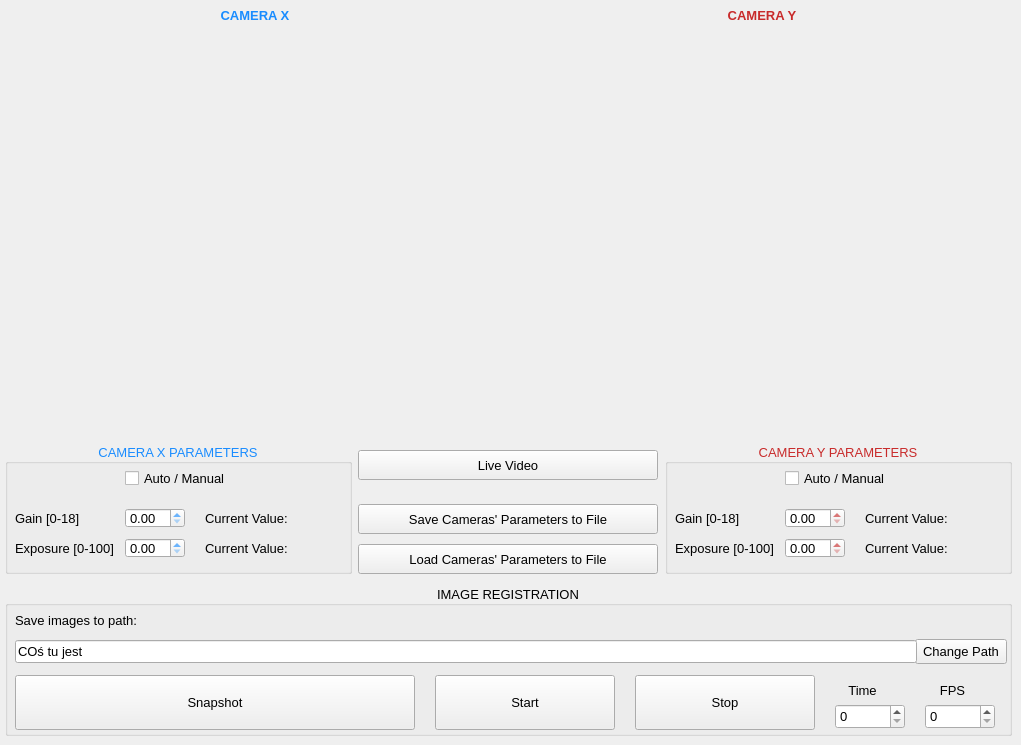
    <widget class="QWidget" name="registration_tab">
     <property name="enabled">
      <bool>true</bool>
     </property>
     <property name="font">
      <font>
       <family>MS Shell Dlg 2</family>
       <pointsize>10</pointsize>
      </font>
     </property>
     <attribute name="title">
      <string>Registration</string>
     </attribute>
     <widget class="QLabel" name="camera_view_X2">
      <property name="geometry">
       <rect>
        <x>5</x>
        <y>35</y>
        <width>500</width>
        <height>400</height>
       </rect>
      </property>
      <property name="text">
       <string/>
      </property>
      <property name="pixmap">
       <pixmap>../../OneDrive - Politechnika Warszawska/MATLAB/LSBSE_Soft/wallpaper.jpg</pixmap>
      </property>
      <property name="scaledContents">
       <bool>true</bool>
      </property>
      <property name="alignment">
       <set>Qt::AlignCenter</set>
      </property>
     </widget>
     <widget class="QLabel" name="camera_view_X2_label">
      <property name="geometry">
       <rect>
        <x>5</x>
        <y>0</y>
        <width>500</width>
        <height>30</height>
       </rect>
      </property>
      <property name="palette">
       <palette>
        <active>
         <colorrole role="WindowText">
          <brush brushstyle="SolidPattern">
           <color alpha="255">
            <red>25</red>
            <green>140</green>
            <blue>255</blue>
           </color>
          </brush>
         </colorrole>
        </active>
        <inactive>
         <colorrole role="WindowText">
          <brush brushstyle="SolidPattern">
           <color alpha="255">
            <red>25</red>
            <green>140</green>
            <blue>255</blue>
           </color>
          </brush>
         </colorrole>
        </inactive>
        <disabled>
         <colorrole role="WindowText">
          <brush brushstyle="SolidPattern">
           <color alpha="255">
            <red>120</red>
            <green>120</green>
            <blue>120</blue>
           </color>
          </brush>
         </colorrole>
        </disabled>
       </palette>
      </property>
      <property name="font">
       <font>
        <family>MS Sans Serif</family>
        <pointsize>10</pointsize>
        <weight>75</weight>
        <bold>true</bold>
       </font>
      </property>
      <property name="text">
       <string>CAMERA X</string>
      </property>
      <property name="alignment">
       <set>Qt::AlignCenter</set>
      </property>
     </widget>
     <widget class="QLabel" name="camera_view_Y2">
      <property name="geometry">
       <rect>
        <x>512</x>
        <y>35</y>
        <width>500</width>
        <height>400</height>
       </rect>
      </property>
      <property name="text">
       <string/>
      </property>
      <property name="pixmap">
       <pixmap>../../OneDrive - Politechnika Warszawska/MATLAB/LSBSE_Soft/wallpaper.jpg</pixmap>
      </property>
      <property name="scaledContents">
       <bool>true</bool>
      </property>
      <property name="alignment">
       <set>Qt::AlignCenter</set>
      </property>
     </widget>
     <widget class="QLabel" name="camera_view_Y2_label">
      <property name="geometry">
       <rect>
        <x>512</x>
        <y>0</y>
        <width>500</width>
        <height>30</height>
       </rect>
      </property>
      <property name="palette">
       <palette>
        <active>
         <colorrole role="WindowText">
          <brush brushstyle="SolidPattern">
           <color alpha="255">
            <red>200</red>
            <green>43</green>
            <blue>43</blue>
           </color>
          </brush>
         </colorrole>
        </active>
        <inactive>
         <colorrole role="WindowText">
          <brush brushstyle="SolidPattern">
           <color alpha="255">
            <red>200</red>
            <green>43</green>
            <blue>43</blue>
           </color>
          </brush>
         </colorrole>
        </inactive>
        <disabled>
         <colorrole role="WindowText">
          <brush brushstyle="SolidPattern">
           <color alpha="255">
            <red>120</red>
            <green>120</green>
            <blue>120</blue>
           </color>
          </brush>
         </colorrole>
        </disabled>
       </palette>
      </property>
      <property name="font">
       <font>
        <family>MS Sans Serif</family>
        <pointsize>10</pointsize>
        <weight>75</weight>
        <bold>true</bold>
       </font>
      </property>
      <property name="text">
       <string>CAMERA Y</string>
      </property>
      <property name="alignment">
       <set>Qt::AlignCenter</set>
      </property>
     </widget>
     <widget class="QPushButton" name="camera_connect_button">
      <property name="geometry">
       <rect>
        <x>358</x>
        <y>450</y>
        <width>300</width>
        <height>30</height>
       </rect>
      </property>
      <property name="text">
       <string>Live Video</string>
      </property>
     </widget>
     <widget class="QGroupBox" name="camera_params_X_groupbox">
      <property name="geometry">
       <rect>
        <x>5</x>
        <y>443</y>
        <width>347</width>
        <height>131</height>
       </rect>
      </property>
      <property name="palette">
       <palette>
        <active>
         <colorrole role="WindowText">
          <brush brushstyle="SolidPattern">
           <color alpha="255">
            <red>25</red>
            <green>140</green>
            <blue>255</blue>
           </color>
          </brush>
         </colorrole>
        </active>
        <inactive>
         <colorrole role="WindowText">
          <brush brushstyle="SolidPattern">
           <color alpha="255">
            <red>25</red>
            <green>140</green>
            <blue>255</blue>
           </color>
          </brush>
         </colorrole>
        </inactive>
        <disabled>
         <colorrole role="WindowText">
          <brush brushstyle="SolidPattern">
           <color alpha="255">
            <red>120</red>
            <green>120</green>
            <blue>120</blue>
           </color>
          </brush>
         </colorrole>
        </disabled>
       </palette>
      </property>
      <property name="title">
       <string>CAMERA X PARAMETERS</string>
      </property>
      <property name="alignment">
       <set>Qt::AlignCenter</set>
      </property>
      <widget class="QCheckBox" name="camera_params_mode_X">
       <property name="geometry">
        <rect>
         <x>120</x>
         <y>25</y>
         <width>110</width>
         <height>20</height>
        </rect>
       </property>
       <property name="palette">
        <palette>
         <active>
          <colorrole role="WindowText">
           <brush brushstyle="SolidPattern">
            <color alpha="255">
             <red>0</red>
             <green>0</green>
             <blue>0</blue>
            </color>
           </brush>
          </colorrole>
         </active>
         <inactive>
          <colorrole role="WindowText">
           <brush brushstyle="SolidPattern">
            <color alpha="255">
             <red>0</red>
             <green>0</green>
             <blue>0</blue>
            </color>
           </brush>
          </colorrole>
         </inactive>
         <disabled>
          <colorrole role="WindowText">
           <brush brushstyle="SolidPattern">
            <color alpha="255">
             <red>120</red>
             <green>120</green>
             <blue>120</blue>
            </color>
           </brush>
          </colorrole>
         </disabled>
        </palette>
       </property>
       <property name="text">
        <string>Auto / Manual</string>
       </property>
      </widget>
      <widget class="QLabel" name="camera_X_gain_label">
       <property name="geometry">
        <rect>
         <x>10</x>
         <y>65</y>
         <width>70</width>
         <height>20</height>
        </rect>
       </property>
       <property name="palette">
        <palette>
         <active>
          <colorrole role="WindowText">
           <brush brushstyle="SolidPattern">
            <color alpha="255">
             <red>0</red>
             <green>0</green>
             <blue>0</blue>
            </color>
           </brush>
          </colorrole>
         </active>
         <inactive>
          <colorrole role="WindowText">
           <brush brushstyle="SolidPattern">
            <color alpha="255">
             <red>0</red>
             <green>0</green>
             <blue>0</blue>
            </color>
           </brush>
          </colorrole>
         </inactive>
         <disabled>
          <colorrole role="WindowText">
           <brush brushstyle="SolidPattern">
            <color alpha="255">
             <red>120</red>
             <green>120</green>
             <blue>120</blue>
            </color>
           </brush>
          </colorrole>
         </disabled>
        </palette>
       </property>
       <property name="text">
        <string>Gain [0-18]</string>
       </property>
      </widget>
      <widget class="QLabel" name="camera_X_exposure_label">
       <property name="geometry">
        <rect>
         <x>10</x>
         <y>95</y>
         <width>100</width>
         <height>20</height>
        </rect>
       </property>
       <property name="palette">
        <palette>
         <active>
          <colorrole role="WindowText">
           <brush brushstyle="SolidPattern">
            <color alpha="255">
             <red>0</red>
             <green>0</green>
             <blue>0</blue>
            </color>
           </brush>
          </colorrole>
         </active>
         <inactive>
          <colorrole role="WindowText">
           <brush brushstyle="SolidPattern">
            <color alpha="255">
             <red>0</red>
             <green>0</green>
             <blue>0</blue>
            </color>
           </brush>
          </colorrole>
         </inactive>
         <disabled>
          <colorrole role="WindowText">
           <brush brushstyle="SolidPattern">
            <color alpha="255">
             <red>120</red>
             <green>120</green>
             <blue>120</blue>
            </color>
           </brush>
          </colorrole>
         </disabled>
        </palette>
       </property>
       <property name="text">
        <string>Exposure [0-100]</string>
       </property>
      </widget>
      <widget class="QDoubleSpinBox" name="camera_X_gain_spinbox">
       <property name="geometry">
        <rect>
         <x>120</x>
         <y>65</y>
         <width>60</width>
         <height>20</height>
        </rect>
       </property>
      </widget>
      <widget class="QDoubleSpinBox" name="camera_X_exposure_spinbox">
       <property name="geometry">
        <rect>
         <x>120</x>
         <y>95</y>
         <width>60</width>
         <height>20</height>
        </rect>
       </property>
      </widget>
      <widget class="QLabel" name="camera_X_cvalue_gain_label">
       <property name="geometry">
        <rect>
         <x>200</x>
         <y>65</y>
         <width>85</width>
         <height>20</height>
        </rect>
       </property>
       <property name="palette">
        <palette>
         <active>
          <colorrole role="WindowText">
           <brush brushstyle="SolidPattern">
            <color alpha="255">
             <red>0</red>
             <green>0</green>
             <blue>0</blue>
            </color>
           </brush>
          </colorrole>
         </active>
         <inactive>
          <colorrole role="WindowText">
           <brush brushstyle="SolidPattern">
            <color alpha="255">
             <red>0</red>
             <green>0</green>
             <blue>0</blue>
            </color>
           </brush>
          </colorrole>
         </inactive>
         <disabled>
          <colorrole role="WindowText">
           <brush brushstyle="SolidPattern">
            <color alpha="255">
             <red>120</red>
             <green>120</green>
             <blue>120</blue>
            </color>
           </brush>
          </colorrole>
         </disabled>
        </palette>
       </property>
       <property name="text">
        <string>Current Value:</string>
       </property>
      </widget>
      <widget class="QLabel" name="camera_X_cvalue_exposure_label">
       <property name="geometry">
        <rect>
         <x>200</x>
         <y>95</y>
         <width>85</width>
         <height>20</height>
        </rect>
       </property>
       <property name="palette">
        <palette>
         <active>
          <colorrole role="WindowText">
           <brush brushstyle="SolidPattern">
            <color alpha="255">
             <red>0</red>
             <green>0</green>
             <blue>0</blue>
            </color>
           </brush>
          </colorrole>
         </active>
         <inactive>
          <colorrole role="WindowText">
           <brush brushstyle="SolidPattern">
            <color alpha="255">
             <red>0</red>
             <green>0</green>
             <blue>0</blue>
            </color>
           </brush>
          </colorrole>
         </inactive>
         <disabled>
          <colorrole role="WindowText">
           <brush brushstyle="SolidPattern">
            <color alpha="255">
             <red>120</red>
             <green>120</green>
             <blue>120</blue>
            </color>
           </brush>
          </colorrole>
         </disabled>
        </palette>
       </property>
       <property name="text">
        <string>Current Value:</string>
       </property>
      </widget>
     </widget>
     <widget class="QGroupBox" name="camera_params_Y_groupbox">
      <property name="geometry">
       <rect>
        <x>665</x>
        <y>443</y>
        <width>347</width>
        <height>131</height>
       </rect>
      </property>
      <property name="palette">
       <palette>
        <active>
         <colorrole role="WindowText">
          <brush brushstyle="SolidPattern">
           <color alpha="255">
            <red>200</red>
            <green>43</green>
            <blue>43</blue>
           </color>
          </brush>
         </colorrole>
        </active>
        <inactive>
         <colorrole role="WindowText">
          <brush brushstyle="SolidPattern">
           <color alpha="255">
            <red>200</red>
            <green>43</green>
            <blue>43</blue>
           </color>
          </brush>
         </colorrole>
        </inactive>
        <disabled>
         <colorrole role="WindowText">
          <brush brushstyle="SolidPattern">
           <color alpha="255">
            <red>120</red>
            <green>120</green>
            <blue>120</blue>
           </color>
          </brush>
         </colorrole>
        </disabled>
       </palette>
      </property>
      <property name="title">
       <string>CAMERA Y PARAMETERS</string>
      </property>
      <property name="alignment">
       <set>Qt::AlignCenter</set>
      </property>
      <widget class="QCheckBox" name="camera_params_mode_Y">
       <property name="geometry">
        <rect>
         <x>120</x>
         <y>25</y>
         <width>110</width>
         <height>20</height>
        </rect>
       </property>
       <property name="palette">
        <palette>
         <active>
          <colorrole role="WindowText">
           <brush brushstyle="SolidPattern">
            <color alpha="255">
             <red>0</red>
             <green>0</green>
             <blue>0</blue>
            </color>
           </brush>
          </colorrole>
         </active>
         <inactive>
          <colorrole role="WindowText">
           <brush brushstyle="SolidPattern">
            <color alpha="255">
             <red>0</red>
             <green>0</green>
             <blue>0</blue>
            </color>
           </brush>
          </colorrole>
         </inactive>
         <disabled>
          <colorrole role="WindowText">
           <brush brushstyle="SolidPattern">
            <color alpha="255">
             <red>120</red>
             <green>120</green>
             <blue>120</blue>
            </color>
           </brush>
          </colorrole>
         </disabled>
        </palette>
       </property>
       <property name="text">
        <string>Auto / Manual</string>
       </property>
      </widget>
      <widget class="QLabel" name="camera_Y_gain_label">
       <property name="geometry">
        <rect>
         <x>10</x>
         <y>65</y>
         <width>70</width>
         <height>20</height>
        </rect>
       </property>
       <property name="palette">
        <palette>
         <active>
          <colorrole role="WindowText">
           <brush brushstyle="SolidPattern">
            <color alpha="255">
             <red>0</red>
             <green>0</green>
             <blue>0</blue>
            </color>
           </brush>
          </colorrole>
         </active>
         <inactive>
          <colorrole role="WindowText">
           <brush brushstyle="SolidPattern">
            <color alpha="255">
             <red>0</red>
             <green>0</green>
             <blue>0</blue>
            </color>
           </brush>
          </colorrole>
         </inactive>
         <disabled>
          <colorrole role="WindowText">
           <brush brushstyle="SolidPattern">
            <color alpha="255">
             <red>120</red>
             <green>120</green>
             <blue>120</blue>
            </color>
           </brush>
          </colorrole>
         </disabled>
        </palette>
       </property>
       <property name="text">
        <string>Gain [0-18]</string>
       </property>
      </widget>
      <widget class="QLabel" name="camera_Y_exposure_label">
       <property name="geometry">
        <rect>
         <x>10</x>
         <y>95</y>
         <width>100</width>
         <height>20</height>
        </rect>
       </property>
       <property name="palette">
        <palette>
         <active>
          <colorrole role="WindowText">
           <brush brushstyle="SolidPattern">
            <color alpha="255">
             <red>0</red>
             <green>0</green>
             <blue>0</blue>
            </color>
           </brush>
          </colorrole>
         </active>
         <inactive>
          <colorrole role="WindowText">
           <brush brushstyle="SolidPattern">
            <color alpha="255">
             <red>0</red>
             <green>0</green>
             <blue>0</blue>
            </color>
           </brush>
          </colorrole>
         </inactive>
         <disabled>
          <colorrole role="WindowText">
           <brush brushstyle="SolidPattern">
            <color alpha="255">
             <red>120</red>
             <green>120</green>
             <blue>120</blue>
            </color>
           </brush>
          </colorrole>
         </disabled>
        </palette>
       </property>
       <property name="text">
        <string>Exposure [0-100]</string>
       </property>
      </widget>
      <widget class="QDoubleSpinBox" name="camera_Y_gain_spinbox">
       <property name="geometry">
        <rect>
         <x>120</x>
         <y>65</y>
         <width>60</width>
         <height>20</height>
        </rect>
       </property>
      </widget>
      <widget class="QDoubleSpinBox" name="camera_Y_exposure_spinbox">
       <property name="geometry">
        <rect>
         <x>120</x>
         <y>95</y>
         <width>60</width>
         <height>20</height>
        </rect>
       </property>
      </widget>
      <widget class="QLabel" name="camera_Y_cvalue_gain_label">
       <property name="geometry">
        <rect>
         <x>200</x>
         <y>65</y>
         <width>140</width>
         <height>20</height>
        </rect>
       </property>
       <property name="palette">
        <palette>
         <active>
          <colorrole role="WindowText">
           <brush brushstyle="SolidPattern">
            <color alpha="255">
             <red>0</red>
             <green>0</green>
             <blue>0</blue>
            </color>
           </brush>
          </colorrole>
         </active>
         <inactive>
          <colorrole role="WindowText">
           <brush brushstyle="SolidPattern">
            <color alpha="255">
             <red>0</red>
             <green>0</green>
             <blue>0</blue>
            </color>
           </brush>
          </colorrole>
         </inactive>
         <disabled>
          <colorrole role="WindowText">
           <brush brushstyle="SolidPattern">
            <color alpha="255">
             <red>120</red>
             <green>120</green>
             <blue>120</blue>
            </color>
           </brush>
          </colorrole>
         </disabled>
        </palette>
       </property>
       <property name="text">
        <string>Current Value:</string>
       </property>
      </widget>
      <widget class="QLabel" name="camera_Y_cvalue_exposure_label">
       <property name="geometry">
        <rect>
         <x>200</x>
         <y>95</y>
         <width>140</width>
         <height>20</height>
        </rect>
       </property>
       <property name="palette">
        <palette>
         <active>
          <colorrole role="WindowText">
           <brush brushstyle="SolidPattern">
            <color alpha="255">
             <red>0</red>
             <green>0</green>
             <blue>0</blue>
            </color>
           </brush>
          </colorrole>
         </active>
         <inactive>
          <colorrole role="WindowText">
           <brush brushstyle="SolidPattern">
            <color alpha="255">
             <red>0</red>
             <green>0</green>
             <blue>0</blue>
            </color>
           </brush>
          </colorrole>
         </inactive>
         <disabled>
          <colorrole role="WindowText">
           <brush brushstyle="SolidPattern">
            <color alpha="255">
             <red>120</red>
             <green>120</green>
             <blue>120</blue>
            </color>
           </brush>
          </colorrole>
         </disabled>
        </palette>
       </property>
       <property name="text">
        <string>Current Value:</string>
       </property>
      </widget>
     </widget>
     <widget class="QPushButton" name="camera_parameters_save_button">
      <property name="geometry">
       <rect>
        <x>358</x>
        <y>504</y>
        <width>300</width>
        <height>30</height>
       </rect>
      </property>
      <property name="text">
       <string>Save Cameras' Parameters to File</string>
      </property>
     </widget>
     <widget class="QPushButton" name="camera_parameters_load_button">
      <property name="geometry">
       <rect>
        <x>358</x>
        <y>544</y>
        <width>300</width>
        <height>30</height>
       </rect>
      </property>
      <property name="text">
       <string>Load Cameras' Parameters to File</string>
      </property>
     </widget>
     <widget class="QGroupBox" name="image_registration_box">
      <property name="geometry">
       <rect>
        <x>5</x>
        <y>585</y>
        <width>1007</width>
        <height>151</height>
       </rect>
      </property>
      <property name="title">
       <string>IMAGE REGISTRATION</string>
      </property>
      <property name="alignment">
       <set>Qt::AlignCenter</set>
      </property>
      <widget class="QLabel" name="image_path_label">
       <property name="geometry">
        <rect>
         <x>10</x>
         <y>25</y>
         <width>130</width>
         <height>20</height>
        </rect>
       </property>
       <property name="text">
        <string>Save images to path:</string>
       </property>
      </widget>
      <widget class="QPushButton" name="image_change_path_button">
       <property name="geometry">
        <rect>
         <x>910</x>
         <y>54</y>
         <width>92</width>
         <height>25</height>
        </rect>
       </property>
       <property name="text">
        <string>Change Path</string>
       </property>
      </widget>
      <widget class="QPushButton" name="image_snapshot_button">
       <property name="geometry">
        <rect>
         <x>10</x>
         <y>90</y>
         <width>400</width>
         <height>55</height>
        </rect>
       </property>
       <property name="text">
        <string>Snapshot</string>
       </property>
      </widget>
      <widget class="QPushButton" name="image_start_button">
       <property name="geometry">
        <rect>
         <x>430</x>
         <y>90</y>
         <width>180</width>
         <height>55</height>
        </rect>
       </property>
       <property name="text">
        <string>Start</string>
       </property>
      </widget>
      <widget class="QPushButton" name="image_stop_button">
       <property name="geometry">
        <rect>
         <x>630</x>
         <y>90</y>
         <width>180</width>
         <height>55</height>
        </rect>
       </property>
       <property name="text">
        <string>Stop</string>
       </property>
      </widget>
      <widget class="QSpinBox" name="image_time_button">
       <property name="geometry">
        <rect>
         <x>830</x>
         <y>119</y>
         <width>70</width>
         <height>25</height>
        </rect>
       </property>
      </widget>
      <widget class="QSpinBox" name="image_fps_button">
       <property name="geometry">
        <rect>
         <x>920</x>
         <y>119</y>
         <width>70</width>
         <height>25</height>
        </rect>
       </property>
      </widget>
      <widget class="QLabel" name="image_time_label">
       <property name="geometry">
        <rect>
         <x>830</x>
         <y>95</y>
         <width>55</width>
         <height>20</height>
        </rect>
       </property>
       <property name="text">
        <string>Time</string>
       </property>
       <property name="alignment">
        <set>Qt::AlignCenter</set>
       </property>
      </widget>
      <widget class="QLabel" name="image_fps_label">
       <property name="geometry">
        <rect>
         <x>920</x>
         <y>95</y>
         <width>55</width>
         <height>20</height>
        </rect>
       </property>
       <property name="text">
        <string>FPS</string>
       </property>
       <property name="alignment">
        <set>Qt::AlignCenter</set>
       </property>
      </widget>
      <widget class="QLineEdit" name="image_save_path_lineedit">
       <property name="geometry">
        <rect>
         <x>10</x>
         <y>55</y>
         <width>902</width>
         <height>23</height>
        </rect>
       </property>
       <property name="text">
        <string>COś tu jest</string>
       </property>
       <property name="readOnly">
        <bool>true</bool>
       </property>
      </widget>
     </widget>
    </widget>
